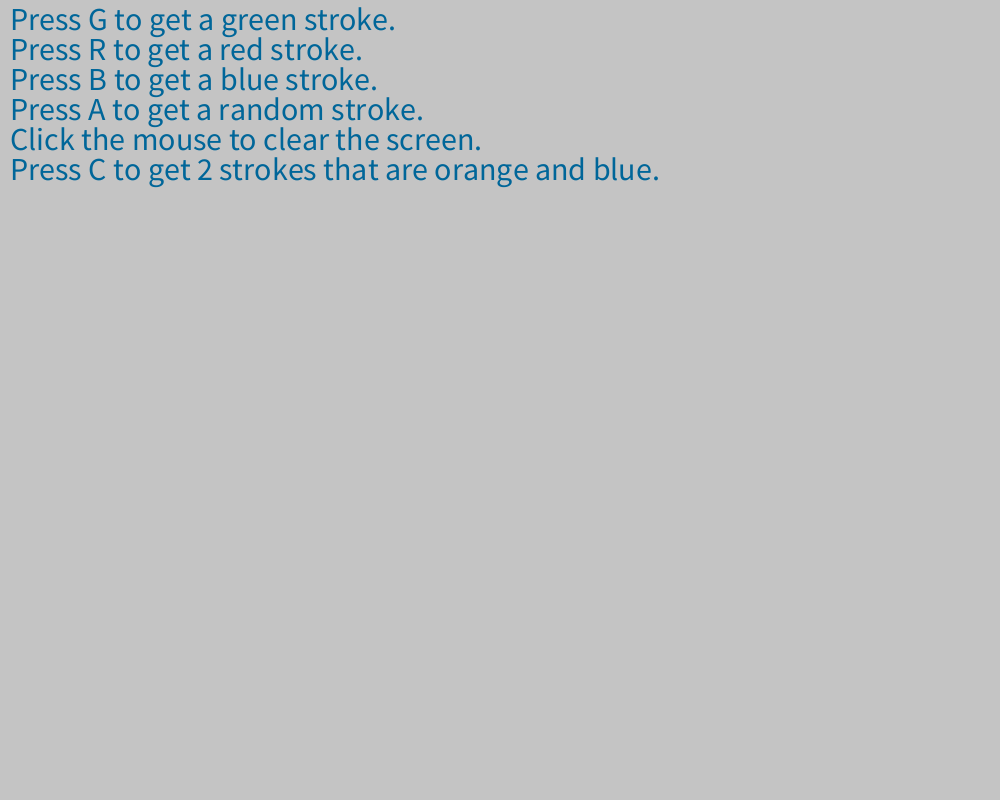
Frame 1 (no input)
Frame 60 (the mouse pressed at the canvas centre just before this capture): identical to frame 1, image omitted
Frame 120 (the mouse held since frame 60 and released just before this capture): identical to frame 1, image omitted

The Processing sketch that drew this single still picture (run headless with seeded random() and noise(); from frame 60 on, the mouse is pressed at the canvas centre):

// Processing sketch: processing_164820
// ── processing_164820.pde

int mode=1;

void setup(){
  size(1000,800);
  background(#C4C4C4);
  textSize(32);
  fill(0, 102, 153);
  text("Press G to get a green stroke.", 10, 30); 
  text("Press R to get a red stroke.", 10, 60);
  text("Press B to get a blue stroke.", 10, 90);
  text("Press A to get a random stroke.", 10, 120);  
  text("Click the mouse to clear the screen.", 10, 150); 
  text("Press C to get 2 strokes that are orange and blue.", 10, 180); 
}

void draw(){
if (mode==2){    //Green Stroke
  noStroke();
  fill(0,255,0);  
  frameRate(200);
  ellipse(mouseX,mouseY,30,30);
}
if (mode==3){    //Red Stroke
  noStroke();
  fill(255,0,0);
  frameRate(200);
  ellipse(mouseX,mouseY,30,30);   
}
if (mode==4){    //Blue Stroke
  noStroke();
  fill(0,0,255);
  frameRate(200);
  ellipse(mouseX,mouseY,30,30); 
}
if (mode==5){    //Random Color Stroke
  noStroke();
  fill(random(255),random(255),random(255));
  frameRate(200);
  ellipse(mouseX,mouseY,30,30); 
}
if (mode==6){    //Clear Screen
  background(#C4C4C4);
  textSize(32);
  fill(0, 102, 153);
  text("Press G to get a green stroke.", 10, 30); 
  text("Press R to get a red stroke.", 10, 60);
  text("Press B to get a blue stroke.", 10, 90);
  text("Press A to get a random stroke.", 10, 120);  
  text("Click the mouse to clear the screen.", 10, 150); 
  text("Press C to get 2 strokes that are orange and blue.", 10, 180); 
}
if (mode==7){   //Makes 2 lines of circles that are orange and blue
 noStroke();
 fill(#FF7300);
 frameRate(200);
 ellipse(mouseX,mouseY,30,30);
 fill(0,0,255);
 ellipse(mouseY,mouseX,30,30);
}
}
void keyTyped() {
  if(key== 'g') {  //This will make the lines green
    mode = 2;
    background(255,0,0);
  }
  if(key== 'r') {  //This will make the lines red
    mode = 3;
    background(0,255,0);
  }
  if(key== 'b') {  //This will make the lines blue
    mode = 4;
    background(#FF7300);
  }
  if(key== 'a') {  //This will make the lines random colors
    mode = 5;
    background(random(255),random(255),random(255));
  }
  if(key=='c') {  //This will make the background gray and 2 circles that are orange and blue
    mode = 7;
     background(#C4C4C4);
  }
  
}
void mousePressed() {
  if(mousePressed== true) {  //This will reset the screen
    mode = 6;
  }
}
